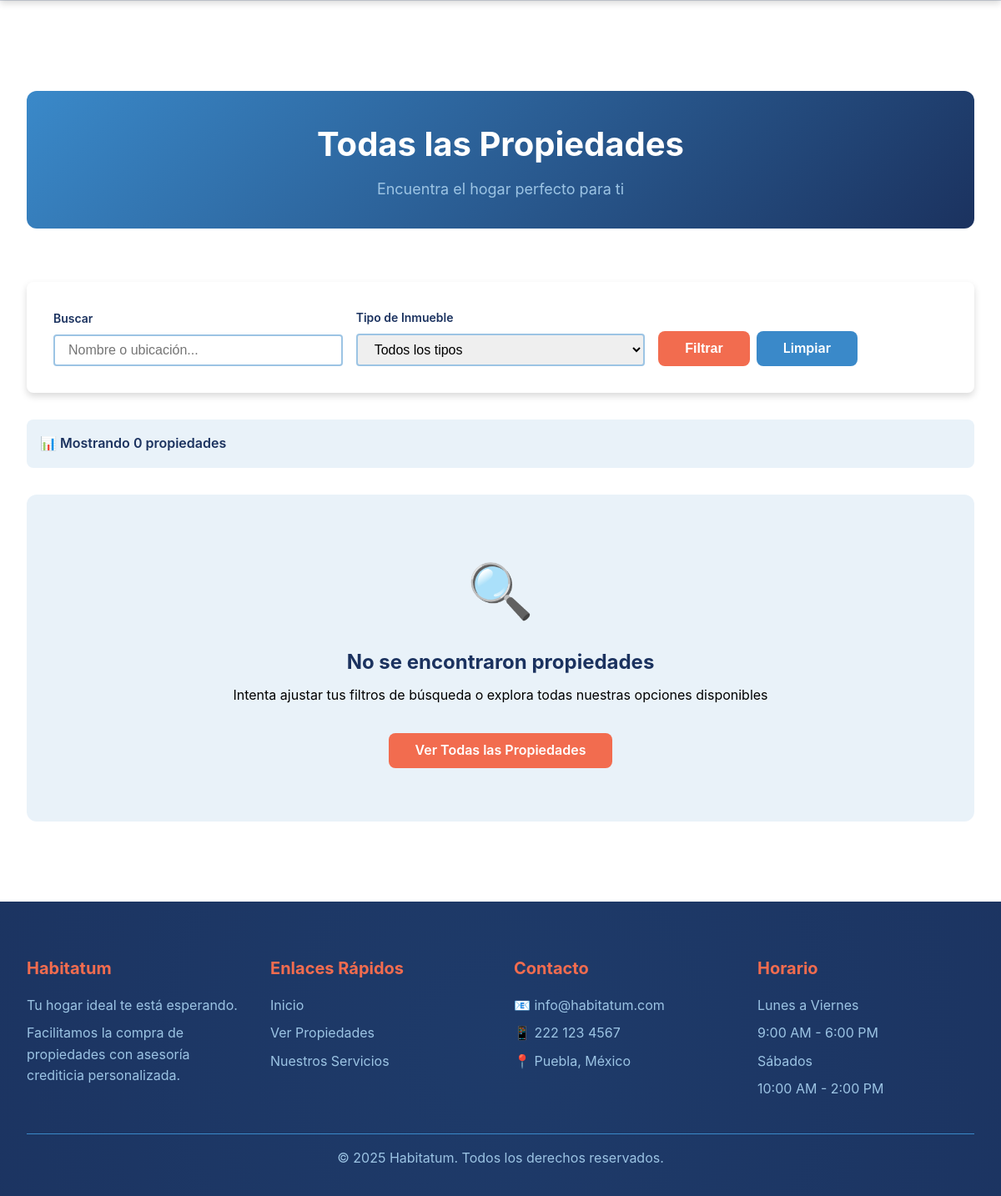
The page /propiedades/ on the database as committed earlier.
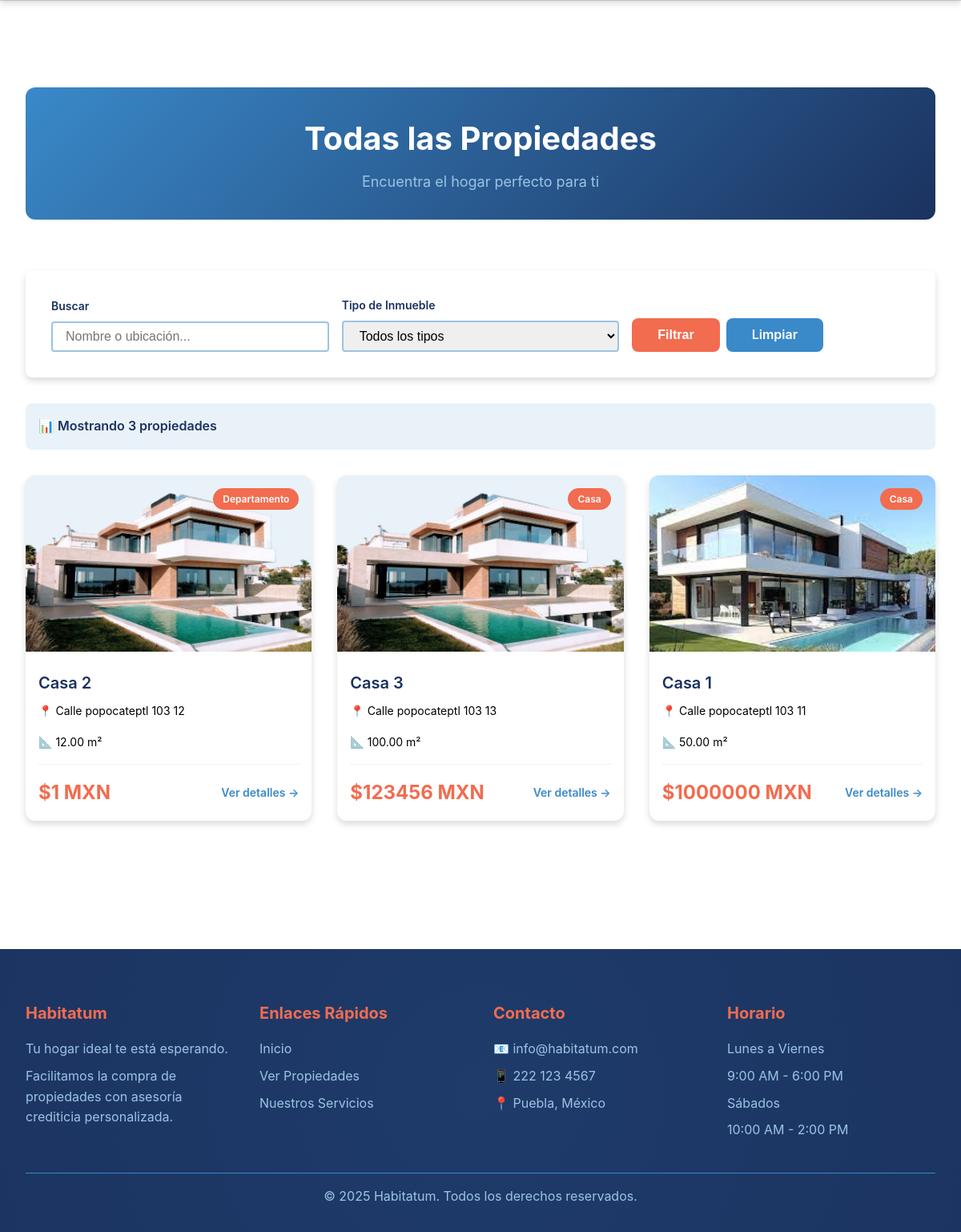
The same page on the database as committed later.
### properties/models.py (models this page shows, shortened)
class Property(models.Model):
    PROPERTY_TYPES = [
        ('casa', 'Casa'),
        ('departamento', 'Departamento'),
        ('terreno', 'Terreno'),
        ('local', 'Local Comercial'),
    ]
    nombre = models.CharField(max_length=200, verbose_name="Nombre de la Propiedad")
    descripcion = models.TextField(verbose_name="Descripción")
    metros_cuadrados = models.DecimalField(
        max_digits=10,
        decimal_places=2,
        validators=[MinValueValidator(0)],
        verbose_name="Metros Cuadrados (m²)"
    )
    tipo_inmueble = models.CharField(
        max_length=50,
        choices=PROPERTY_TYPES,
        verbose_name="Tipo de Inmueble"
    )
    ubicacion = models.CharField(max_length=300, verbose_name="Ubicación")
    precio = models.DecimalField(
        max_digits=12,
        decimal_places=2,
        validators=[MinValueValidator(0)],
        verbose_name="Precio"
    )
    imagen_principal = models.ImageField(
        upload_to='properties/',
        verbose_name="Imagen Principal"
    )
    is_visible = models.BooleanField(
        default=True,
        verbose_name="Visible en el sitio público"
    )
    fecha_creacion = models.DateTimeField(auto_now_add=True)
    fecha_actualizacion = models.DateTimeField(auto_now=True)
    class Meta:
        verbose_name = "Propiedad"
        verbose_name_plural = "Propiedades"
        ordering = ['-fecha_creacion']

### properties/views.py (the view)
# urls.py: path('', views.property_list_view, name='property_list'),
def property_list_view(request):
    propiedades = Property.objects.filter(is_visible=True)
    tipo_filtro = request.GET.get('tipo', None)
    if tipo_filtro:
        propiedades = propiedades.filter(tipo_inmueble=tipo_filtro)
    busqueda = request.GET.get('q', None)
    if busqueda:
        propiedades = propiedades.filter(
            Q(nombre__icontains=busqueda) |
            Q(ubicacion__icontains=busqueda) |
            Q(descripcion__icontains=busqueda)
        )
    propiedades = propiedades.order_by('-fecha_creacion')
    total_propiedades = propiedades.count()
    tipos_disponibles = Property.objects.filter(
        is_visible=True
    ).values_list('tipo_inmueble', flat=True).distinct()
    contexto = {
        'propiedades': propiedades,
        'total_propiedades': total_propiedades,
        'tipos_disponibles': tipos_disponibles,
        'tipo_actual': tipo_filtro,
        'busqueda_actual': busqueda,
        'titulo_pagina': 'Galería de Propiedades'
    }
    return render(request, 'property_list.html', contexto)

### templates/property_list.html (shortened to what this page needs)
{% extends 'base.html' %}
{% block content %}
<div class="container">
    <div class="property-list-header">
        <h1>Todas las Propiedades</h1>
        <p>Encuentra el hogar perfecto para ti</p>
    </div>
    <div class="filters-bar">
        <form method="get" class="filters-form">
            <div class="filter-group">
                <label for="search">Buscar</label>
                <input type="text" id="search" name="q" placeholder="Nombre o ubicación..." value="{{ busqueda_actual|default:'' }}">
            </div>
            <div class="filter-group">
                <label for="tipo">Tipo de Inmueble</label>
                <select id="tipo" name="tipo">
                    <option value="">Todos los tipos</option>
                </select>
            </div>
            <div class="filter-buttons">
                <button type="submit" class="btn btn-primary">Filtrar</button>
                <a href="{% url 'properties:property_list' %}" class="btn btn-secondary">Limpiar</a>
            </div>
        </form>
    </div>
    <div class="stats-bar">
        <p>📊 Mostrando {{ total_propiedades }} propiedad{{ total_propiedades|pluralize:"es" }}</p>
    </div>
    {% if propiedades %}
    <div class="properties-grid">
        {% for propiedad in propiedades %}
        <a href="{% url 'properties:property_detail' propiedad.pk %}" class="property-card">
            <div style="position: relative;">
                {% if propiedad.imagen_principal %}
                <img src="{{ propiedad.imagen_principal.url }}" alt="{{ propiedad.nombre }}" class="property-card-image">
                {% else %}
                <div class="property-card-image" style="display: flex; align-items: center; justify-content: center; color: var(--gris-medio);">
                    🏠 Sin imagen
                </div>
                {% endif %}
                <span class="property-card-badge">{{ propiedad.get_tipo_inmueble_display }}</span>
            </div>
            <div class="property-card-content">
                <h3 class="property-card-title">{{ propiedad.nombre }}</h3>
                <p class="property-card-location">📍 {{ propiedad.ubicacion }}</p>
                <div class="property-card-details">
                    <span>📐 {{ propiedad.metros_cuadrados }} m²</span>
                </div>
                <div class="property-card-footer">
                    <span class="property-card-price">${{ propiedad.precio|floatformat:0 }} MXN</span>
                    <span class="property-card-link">Ver detalles →</span>
                </div>
            </div>
        </a>
        {% endfor %}
    </div>
    {% else %}
    <div class="no-results">
        <div class="no-results-icon">🔍</div>
        <h3>No se encontraron propiedades</h3>
        <p>Intenta ajustar tus filtros de búsqueda o explora todas nuestras opciones disponibles</p>
        <a href="{% url 'properties:property_list' %}" class="btn btn-primary">Ver Todas las Propiedades</a>
    </div>
    {% endif %}
</div>
{% endblock %}

Rows that differ between the two databases and show on the page:
added Property: imagen_principal (picture), tipo_inmueble "Departamento", nombre "Casa 2", ubicacion "Calle popocateptl 103 12", metros_cuadrados "12.00", precio "1"
added Property: imagen_principal (picture), tipo_inmueble "Casa", nombre "Casa 3", ubicacion "Calle popocateptl 103 13", metros_cuadrados "100.00", precio "123456"
now on this page (row edited): Property: imagen_principal (picture), tipo_inmueble "Casa", nombre "Casa 1", ubicacion "Calle popocateptl 103 11", metros_cuadrados "50.00", precio "1000000"
Other text that changed with them:
{{ total_propiedades }}: "0" → "3"
text no longer shown: "🔍 No se encontraron propiedades Intenta ajustar tus filtros de búsqueda o explora todas nuestras opciones disponibles Ver Todas las Propiedades"
